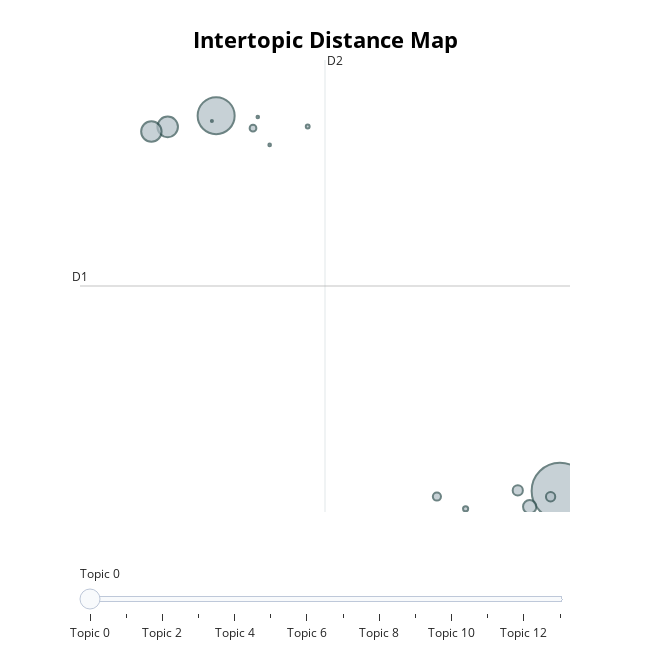
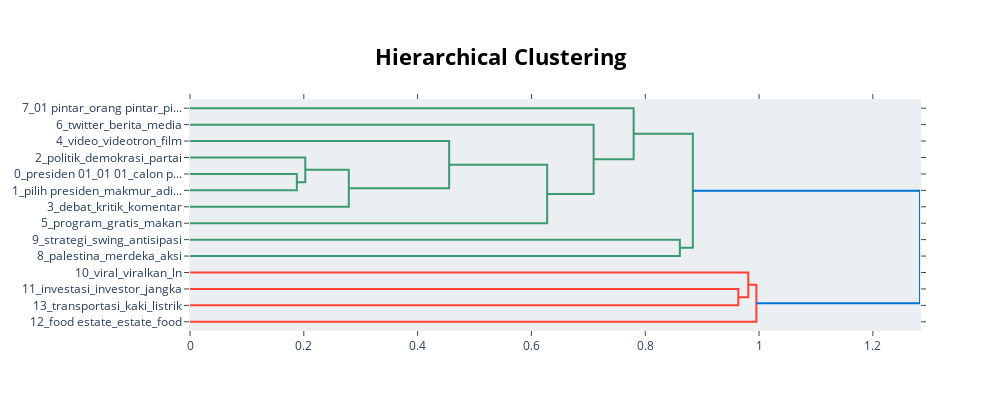
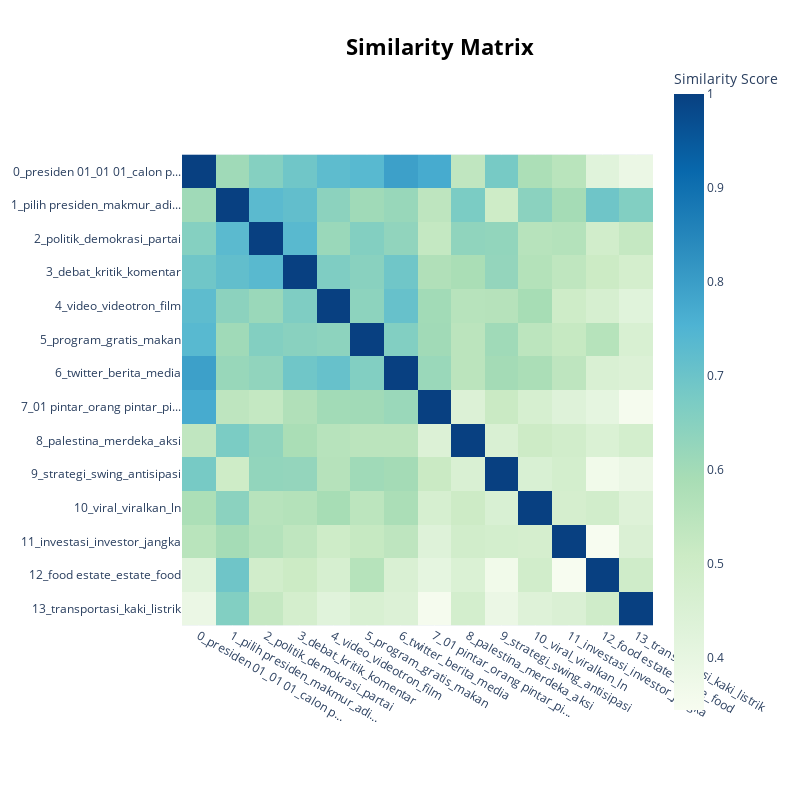

Notebook source saved alongside these figures, in order:
### Code cell
# Get the improved topic information
topic_info = topic_model.get_topic_info()
print("\nImproved Topic Information:")
print(topic_info.head(10))

# Print topics with their new labels
print("\nCampaign Themes for Ganjar-Mahfud:")
for index, row in topic_info.iterrows():
    if row["Topic"] != -1:  # Skip outlier topic
        topic_id = row["Topic"]
        words = [word[0] for word in topic_model.get_topic(topic_id)[:8]]
        print(f"Theme: {row['Name']}")
        print(f"Keywords: {', '.join(words)}")
        print(f"Document count: {row['Count']}")
        print("-" * 50)

# Create a topic distribution visualization
plt.figure(figsize=(12, 6))
topic_counts = topic_info[topic_info["Topic"] != -1]["Count"]
topic_names = [label for topic, label in topic_labels.items() if topic != -1][:len(topic_counts)]

# Plot with better color scheme
bars = plt.bar(topic_names, topic_counts, color=plt.cm.viridis(np.linspace(0, 1, len(topic_counts))))

# Add count labels on top of bars
for bar in bars:
    height = bar.get_height()
    plt.text(bar.get_x() + bar.get_width()/2., height + 0.5,
            f'{int(height)}', ha='center', va='bottom', fontweight='bold')

plt.xticks(rotation=45, ha="right")
plt.title("Distribution of Campaign Themes in Ganjar-Mahfud Tweets", fontsize=14, fontweight='bold')
plt.xlabel("Campaign Themes", fontsize=12)
plt.ylabel("Number of Tweets", fontsize=12)
plt.tight_layout()
plt.grid(axis='y', linestyle='--', alpha=0.7)
plt.show()

# Display interactive visualizations
intertopic_map = topic_model.visualize_topics()
display(intertopic_map)

# Create hierarchical clustering visualization
hierarchy = topic_model.visualize_hierarchy()
display(hierarchy)

# Create heatmap of topic similarities
heatmap = topic_model.visualize_heatmap()
display(heatmap)

# Create word clouds for top 3 topics
plt.figure(figsize=(15, 10))
for i, topic_id in enumerate(topic_info[topic_info['Topic'] != -1]['Topic'][:3]):
    plt.subplot(1, 3, i+1)
    
    # Get topic words and weights
    words = dict(topic_model.get_topic(topic_id)[:15])
    
    # Create and display wordcloud
    wordcloud = WordCloud(width=400, height=400, background_color='white', 
                          colormap='viridis', max_words=50).generate_from_frequencies(words)
    
    plt.imshow(wordcloud, interpolation='bilinear')
    plt.title(f"Topic: {topic_labels[topic_id]}", fontsize=12)
    plt.axis('off')

plt.tight_layout()
plt.show()

### Figure 1 — Plotly figure (JSON) as saved in the notebook; plotly's stock layout.template omitted (floating-point values rounded to 4 significant figures)
{"data": [{"customdata": [[0, "presiden 01 | 01 01 | calon presiden 01 | teman | menang 01", 10304], [1, "pilih presiden | makmur | adil makmur | menang pilih | menang pilih presiden", 4412], [2, "politik | demokrasi | partai | legislatif | identitas", 1360], [3, "debat | kritik | komentar | dialog | calon wakil presiden", 1342], [4, "video | videotron | film | youtube | potong", 569], [5, "program | gratis | makan | program 01 | makan siang", 334], [6, "twitter | berita | media | media sosial | sosial", 279], [7, "01 pintar | orang pintar | pintar bicara | orang bodoh | 01 aku", 214], [8, "palestina | merdeka | aksi | free | bela", 145], [9, "strategi | swing | antisipasi | jauh | joget", 86], [10, "viral | viralkan | ln | bis | jelek 01", 48], [11, "investasi | investor | jangka | padat | asing", 22], [12, "food estate | estate | food | blak | tani", 21], [13, "transportasi | kaki | listrik | transportasi publik | publikasi", 14]], "hovertemplate": "<b>Topic %{customdata[0]}</b><br>%{customdata[1]}<br>Size: %{customdata[2]}", "legendgroup": "", "marker": {"color": "#B0BEC5", "line": {"color": "DarkSlateGrey", "width": 2}, "size": [10304, 4412, 1360, 1342, 569, 334, 279, 214, 145, 86, 48, 22, 21, 14], "sizemode": "area", "sizeref": 6.44, "symbol": "circle"}, "mode": "markers", "name": "", "orientation": "v", "showlegend": false, "type": "scatter", "x": [-0.9227, -5.637, -6.302, -6.525, -1.337, -1.5, -1.05, -2.609, -5.132, -2.216, -4.381, -4.903, -5.066, -5.695], "xaxis": "x", "y": [-0.2897, 27.69, 26.86, 26.51, -1.464, -0.2448, -0.7158, -0.701, 26.76, -1.612, 26.89, 25.52, 27.6, 27.3], "yaxis": "y"}], "layout": {"annotations": [{"showarrow": false, "text": "D1", "x": -7.504, "y": 14.99, "yshift": 10}, {"showarrow": false, "text": "D2", "x": -4.144, "xshift": 10, "y": 31.84}], "height": 650, "hoverlabel": {"bgcolor": "white", "font": {"family": "Rockwell", "size": 16}}, "legend": {"itemsizing": "constant", "tracegroupgap": 0}, "margin": {"t": 60}, "shapes": [{"line": {"color": "#CFD8DC", "width": 2}, "type": "line", "x0": -4.144, "x1": -4.144, "y0": -1.854, "y1": 31.84}, {"line": {"color": "#9E9E9E", "width": 2}, "type": "line", "x0": -7.504, "x1": -0.7843, "y0": 14.99, "y1": 14.99}], "sliders": [{"active": 0, "pad": {"t": 50}, "steps": [{"args": [{"marker.color": [["red", "#B0BEC5", "#B0BEC5", "#B0BEC5", "#B0BEC5", "#B0BEC5", "#B0BEC5", "#B0BEC5", "#B0BEC5", "#B0BEC5", "#B0BEC5", "#B0BEC5", "#B0BEC5", "#B0BEC5"]]}], "label": "Topic 0", "method": "update"}, {"args": [{"marker.color": [["#B0BEC5", "red", "#B0BEC5", "#B0BEC5", "#B0BEC5", "#B0BEC5", "#B0BEC5", "#B0BEC5", "#B0BEC5", "#B0BEC5", "#B0BEC5", "#B0BEC5", "#B0BEC5", "#B0BEC5"]]}], "label": "Topic 1", "method": "update"}, {"args": [{"marker.color": [["#B0BEC5", "#B0BEC5", "red", "#B0BEC5", "#B0BEC5", "#B0BEC5", "#B0BEC5", "#B0BEC5", "#B0BEC5", "#B0BEC5", "#B0BEC5", "#B0BEC5", "#B0BEC5", "#B0BEC5"]]}], "label": "Topic 2", "method": "update"}, {"args": [{"marker.color": [["#B0BEC5", "#B0BEC5", "#B0BEC5", "red", "#B0BEC5", "#B0BEC5", "#B0BEC5", "#B0BEC5", "#B0BEC5", "#B0BEC5", "#B0BEC5", "#B0BEC5", "#B0BEC5", "#B0BEC5"]]}], "label": "Topic 3", "method": "update"}, {"args": [{"marker.color": [["#B0BEC5", "#B0BEC5", "#B0BEC5", "#B0BEC5", "red", "#B0BEC5", "#B0BEC5", "#B0BEC5", "#B0BEC5", "#B0BEC5", "#B0BEC5", "#B0BEC5", "#B0BEC5", "#B0BEC5"]]}], "label": "Topic 4", "method": "update"}, {"args": [{"marker.color": [["#B0BEC5", "#B0BEC5", "#B0BEC5", "#B0BEC5", "#B0BEC5", "red", "#B0BEC5", "#B0BEC5", "#B0BEC5", "#B0BEC5", "#B0BEC5", "#B0BEC5", "#B0BEC5", "#B0BEC5"]]}], "label": "Topic 5", "method": "update"}, {"args": [{"marker.color": [["#B0BEC5", "#B0BEC5", "#B0BEC5", "#B0BEC5", "#B0BEC5", "#B0BEC5", "red", "#B0BEC5", "#B0BEC5", "#B0BEC5", "#B0BEC5", "#B0BEC5", "#B0BEC5", "#B0BEC5"]]}], "label": "Topic 6", "method": "update"}, {"args": [{"marker.color": [["#B0BEC5", "#B0BEC5", "#B0BEC5", "#B0BEC5", "#B0BEC5", "#B0BEC5", "#B0BEC5", "red", "#B0BEC5", "#B0BEC5", "#B0BEC5", "#B0BEC5", "#B0BEC5", "#B0BEC5"]]}], "label": "Topic 7", "method": "update"}, {"args": [{"marker.color": [["#B0BEC5", "#B0BEC5", "#B0BEC5", "#B0BEC5", "#B0BEC5", "#B0BEC5", "#B0BEC5", "#B0BEC5", "red", "#B0BEC5", "#B0BEC5", "#B0BEC5", "#B0BEC5", "#B0BEC5"]]}], "label": "Topic 8", "method": "update"}, {"args": [{"marker.color": [["#B0BEC5", "#B0BEC5", "#B0BEC5", "#B0BEC5", "#B0BEC5", "#B0BEC5", "#B0BEC5", "#B0BEC5", "#B0BEC5", "red", "#B0BEC5", "#B0BEC5", "#B0BEC5", "#B0BEC5"]]}], "label": "Topic 9", "method": "update"}, {"args": [{"marker.color": [["#B0BEC5", "#B0BEC5", "#B0BEC5", "#B0BEC5", "#B0BEC5", "#B0BEC5", "#B0BEC5", "#B0BEC5", "#B0BEC5", "#B0BEC5", "red", "#B0BEC5", "#B0BEC5", "#B0BEC5"]]}], "label": "Topic 10", "method": "update"}, {"args": [{"marker.color": [["#B0BEC5", "#B0BEC5", "#B0BEC5", "#B0BEC5", "#B0BEC5", "#B0BEC5", "#B0BEC5", "#B0BEC5", "#B0BEC5", "#B0BEC5", "#B0BEC5", "red", "#B0BEC5", "#B0BEC5"]]}], "label": "Topic 11", "method": "update"}, {"args": [{"marker.color": [["#B0BEC5", "#B0BEC5", "#B0BEC5", "#B0BEC5", "#B0BEC5", "#B0BEC5", "#B0BEC5", "#B0BEC5", "#B0BEC5", "#B0BEC5", "#B0BEC5", "#B0BEC5", "red", "#B0BEC5"]]}], "label": "Topic 12", "method": "update"}, {"args": [{"marker.color": [["#B0BEC5", "#B0BEC5", "#B0BEC5", "#B0BEC5", "#B0BEC5", "#B0BEC5", "#B0BEC5", "#B0BEC5", "#B0BEC5", "#B0BEC5", "#B0BEC5", "#B0BEC5", "#B0BEC5", "red"]]}], "label": "Topic 13", "method": "update"}]}], "title": {"font": {"color": "Black", "size": 22}, "text": "<b>Intertopic Distance Map</b>", "x": 0.5, "xanchor": "center", "y": 0.95, "yanchor": "top"}, "width": 650, "xaxis": {"anchor": "y", "domain": [0, 1], "range": [-7.504, -0.7843], "title": {"text": ""}, "visible": false}, "yaxis": {"anchor": "x", "domain": [0, 1], "range": [-1.854, 31.84], "title": {"text": ""}, "visible": false}}}

### Figure 2 — Plotly figure (JSON) as saved in the notebook; plotly's stock layout.template omitted (floating-point values rounded to 4 significant figures)
{"data": [{"hoverinfo": "text", "marker": {"color": "rgb(61,153,112)"}, "mode": "lines", "type": "scatter", "x": [0.0, 0.1878, 0.1878, 0.0], "xaxis": "x", "y": [-45.0, -45.0, -55.0, -55.0], "yaxis": "y"}, {"hoverinfo": "text", "marker": {"color": "rgb(61,153,112)"}, "mode": "lines", "type": "scatter", "x": [0.0, 0.2026, 0.2026, 0.1878], "xaxis": "x", "y": [-35.0, -35.0, -50.0, -50.0], "yaxis": "y"}, {"hoverinfo": "text", "marker": {"color": "rgb(61,153,112)"}, "mode": "lines", "type": "scatter", "x": [0.2026, 0.2791, 0.2791, 0.0], "xaxis": "x", "y": [-42.5, -42.5, -65.0, -65.0], "yaxis": "y"}, {"hoverinfo": "text", "marker": {"color": "rgb(61,153,112)"}, "mode": "lines", "type": "scatter", "x": [0.0, 0.4554, 0.4554, 0.2791], "xaxis": "x", "y": [-25.0, -25.0, -53.75, -53.75], "yaxis": "y"}, {"hoverinfo": "text", "marker": {"color": "rgb(61,153,112)"}, "mode": "lines", "type": "scatter", "x": [0.4554, 0.6276, 0.6276, 0.0], "xaxis": "x", "y": [-39.38, -39.38, -75.0, -75.0], "yaxis": "y"}, {"hoverinfo": "text", "marker": {"color": "rgb(61,153,112)"}, "mode": "lines", "type": "scatter", "x": [0.0, 0.7093, 0.7093, 0.6276], "xaxis": "x", "y": [-15.0, -15.0, -57.19, -57.19], "yaxis": "y"}, {"hoverinfo": "text", "marker": {"color": "rgb(61,153,112)"}, "mode": "lines", "type": "scatter", "x": [0.0, 0.7796, 0.7796, 0.7093], "xaxis": "x", "y": [-5.0, -5.0, -36.09, -36.09], "yaxis": "y"}, {"hoverinfo": "text", "marker": {"color": "rgb(61,153,112)"}, "mode": "lines", "type": "scatter", "x": [0.0, 0.8608, 0.8608, 0.0], "xaxis": "x", "y": [-85.0, -85.0, -95.0, -95.0], "yaxis": "y"}, {"hoverinfo": "text", "marker": {"color": "rgb(61,153,112)"}, "mode": "lines", "type": "scatter", "x": [0.7796, 0.8837, 0.8837, 0.8608], "xaxis": "x", "y": [-20.55, -20.55, -90.0, -90.0], "yaxis": "y"}, {"hoverinfo": "text", "marker": {"color": "rgb(255,65,54)"}, "mode": "lines", "type": "scatter", "x": [0.0, 0.9635, 0.9635, 0.0], "xaxis": "x", "y": [-115.0, -115.0, -125.0, -125.0], "yaxis": "y"}, {"hoverinfo": "text", "marker": {"color": "rgb(255,65,54)"}, "mode": "lines", "type": "scatter", "x": [0.0, 0.9811, 0.9811, 0.9635], "xaxis": "x", "y": [-105.0, -105.0, -120.0, -120.0], "yaxis": "y"}, {"hoverinfo": "text", "marker": {"color": "rgb(255,65,54)"}, "mode": "lines", "type": "scatter", "x": [0.9811, 0.9953, 0.9953, 0.0], "xaxis": "x", "y": [-112.5, -112.5, -135.0, -135.0], "yaxis": "y"}, {"hoverinfo": "text", "marker": {"color": "rgb(0,116,217)"}, "mode": "lines", "type": "scatter", "x": [0.8837, 1.283, 1.283, 0.9953], "xaxis": "x", "y": [-55.27, -55.27, -123.8, -123.8], "yaxis": "y"}], "layout": {"autosize": false, "height": 410, "hoverlabel": {"bgcolor": "white", "font": {"family": "Rockwell", "size": 16}}, "hovermode": "closest", "plot_bgcolor": "#ECEFF1", "showlegend": false, "title": {"font": {"color": "Black", "size": 22}, "text": "<b>Hierarchical Clustering</b>", "x": 0.5, "xanchor": "center", "yanchor": "top"}, "width": 1000, "xaxis": {"mirror": "allticks", "rangemode": "tozero", "showgrid": false, "showline": true, "showticklabels": true, "ticks": "outside", "type": "linear", "zeroline": false}, "yaxis": {"mirror": "allticks", "range": [-140, 0], "rangemode": "tozero", "showgrid": false, "showline": true, "showticklabels": true, "tickmode": "array", "ticks": "outside", "ticktext": ["7_01 pintar_orang pintar_pi...", "6_twitter_berita_media", "4_video_videotron_film", "2_politik_demokrasi_partai", "0_presiden 01_01 01_calon p...", "1_pilih presiden_makmur_adi...", "3_debat_kritik_komentar", "5_program_gratis_makan", "9_strategi_swing_antisipasi", "8_palestina_merdeka_aksi", "10_viral_viralkan_ln", "11_investasi_investor_jangka", "13_transportasi_kaki_listrik", "12_food estate_estate_food"], "tickvals": [-5, -15, -25, -35, -45, -55, -65, -75, -85, -95, -105, -115, -125, -135], "type": "linear", "zeroline": false}}}

### Figure 3 — Plotly figure (JSON) as saved in the notebook; plotly's stock layout.template omitted (floating-point values rounded to 4 significant figures; data arrays with more than 128 entries replaced by an {"elided": "..."} marker saying what was removed)
{"data": [{"coloraxis": "coloraxis", "hovertemplate": "x: %{x}<br>y: %{y}<br>Similarity Score: %{z}<extra></extra>", "name": "0", "type": "heatmap", "x": ["0_presiden 01_01 01_calon p...", "1_pilih presiden_makmur_adi...", "2_politik_demokrasi_partai", "3_debat_kritik_komentar", "4_video_videotron_film", "5_program_gratis_makan", "6_twitter_berita_media", "7_01 pintar_orang pintar_pi...", "8_palestina_merdeka_aksi", "9_strategi_swing_antisipasi", "10_viral_viralkan_ln", "11_investasi_investor_jangka", "12_food estate_estate_food", "13_transportasi_kaki_listrik"], "xaxis": "x", "y": ["0_presiden 01_01 01_calon p...", "1_pilih presiden_makmur_adi...", "2_politik_demokrasi_partai", "3_debat_kritik_komentar", "4_video_videotron_film", "5_program_gratis_makan", "6_twitter_berita_media", "7_01 pintar_orang pintar_pi...", "8_palestina_merdeka_aksi", "9_strategi_swing_antisipasi", "10_viral_viralkan_ln", "11_investasi_investor_jangka", "12_food estate_estate_food", "13_transportasi_kaki_listrik"], "yaxis": "y", "z": {"elided": "14x14 float values"}}], "layout": {"coloraxis": {"colorbar": {"title": {"text": "Similarity Score"}}, "colorscale": [[0, "rgb(247,252,240)"], [0.125, "rgb(224,243,219)"], [0.25, "rgb(204,235,197)"], [0.375, "rgb(168,221,181)"], [0.5, "rgb(123,204,196)"], [0.625, "rgb(78,179,211)"], [0.75, "rgb(43,140,190)"], [0.875, "rgb(8,104,172)"], [1, "rgb(8,64,129)"]]}, "height": 800, "hoverlabel": {"bgcolor": "white", "font": {"family": "Rockwell", "size": 16}}, "legend": {"title": {"text": "Trend"}}, "margin": {"t": 60}, "showlegend": true, "title": {"font": {"color": "Black", "size": 22}, "text": "<b>Similarity Matrix</b>", "x": 0.55, "xanchor": "center", "y": 0.95, "yanchor": "top"}, "width": 800, "xaxis": {"anchor": "y", "constrain": "domain", "domain": [0, 1], "scaleanchor": "y"}, "yaxis": {"anchor": "x", "autorange": "reversed", "constrain": "domain", "domain": [0, 1]}}}
